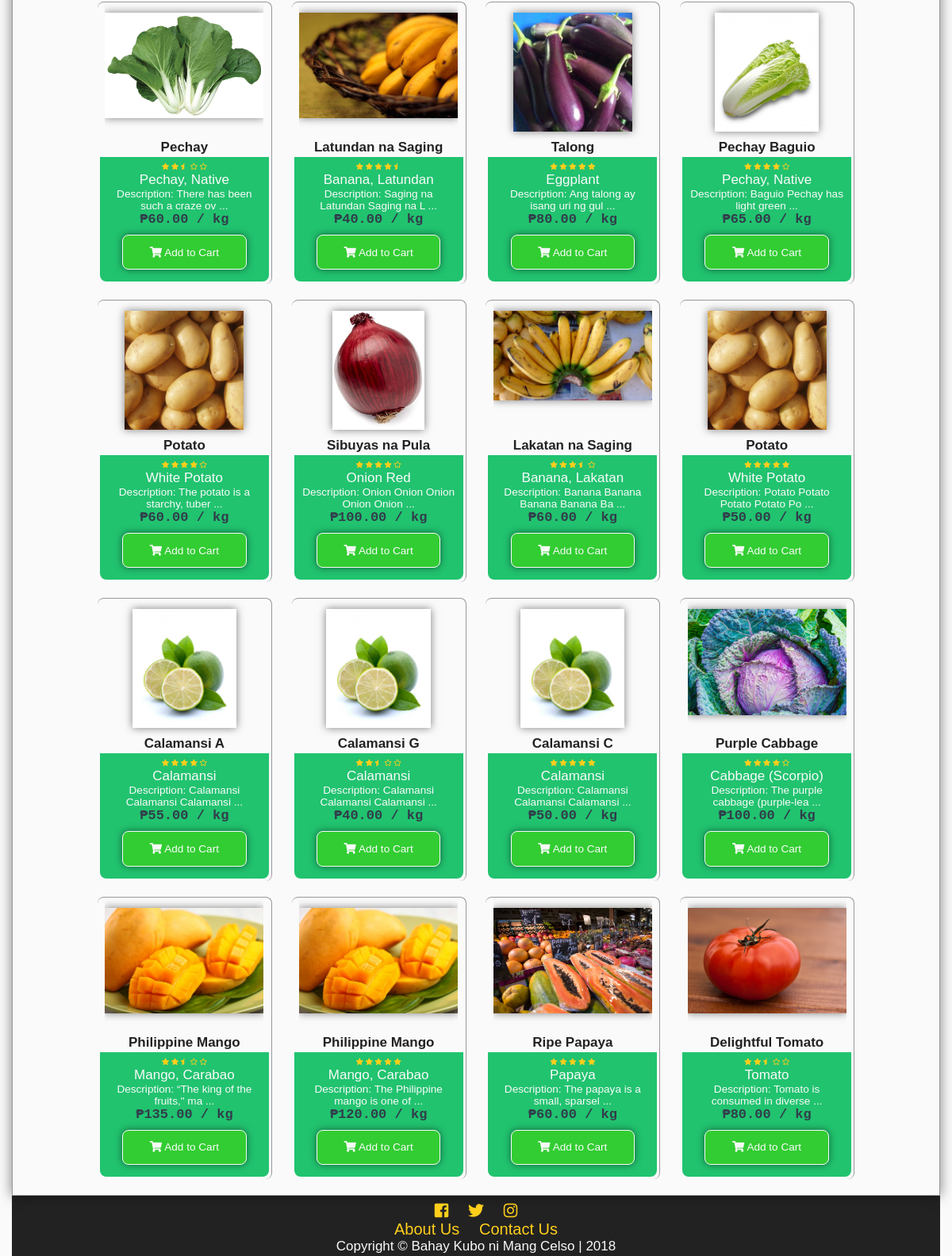
Before: / (lower part) with the older database file.
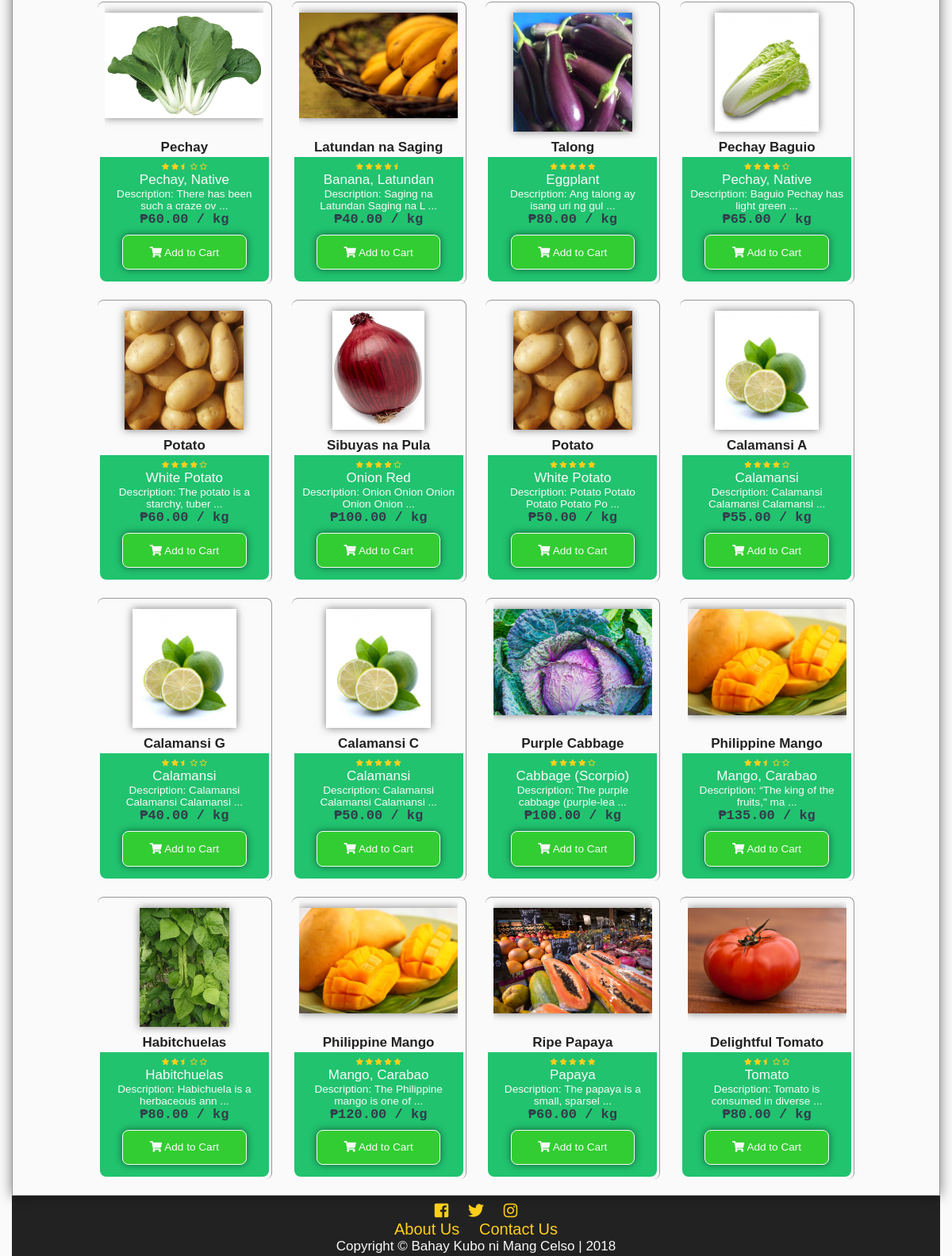
After: the same page with the newer database file.
### tables this page shows
CREATE TABLE `tblproduct` (
  `productid` int(11) NOT NULL,
  `categoryid` int(11) NOT NULL,
  `productname` varchar(100) NOT NULL,
  `description` mediumtext NOT NULL,
  `farmid` int(11) NOT NULL,
  `userid` int(11) NOT NULL,
  `dateposted` datetime DEFAULT NULL,
  `price` decimal(10,2) NOT NULL,
  `img` varchar(200) NOT NULL,
  `view` int(11) NOT NULL,
  `rating` decimal(10,2) NOT NULL,
  `is_approved` tinyint(1) NOT NULL,
  `is_available` int(11) NOT NULL
);

CREATE TABLE `tblcategory` (
  `categoryid` int(11) NOT NULL,
  `category` varchar(100) NOT NULL,
  `status` int(11) NOT NULL,
  `low` decimal(10,2) NOT NULL,
  `high` decimal(10,2) NOT NULL,
  `prevailing` decimal(10,2) NOT NULL
);

### index.php (the view, shortened to what this page needs)
<?php
	include'functions.php';
	require_once'connection.php';
?>
<!DOCTYPE html>
<html lang="en">
<head>
  	<link rel="stylesheet" href="css/style.css">
  	<link rel="stylesheet" href="css/fontawesome-all.css">
</head>
<body onscroll="scrollOpacity()">
	<div class="main-container">
		<div class="main-content">
			<div class="main-content-grid">
				<div class="content-body">
<?php
$sql = "SELECT productid,category, productname, description, farmname, username, dateposted, price, img, rating FROM tblproduct as t1
LEFT JOIN tblcategory as t2
	ON t1.categoryid = t2.categoryid
LEFT JOIN tbluser as t3
	ON t1.userid = t3.userid
LEFT JOIN tblfarm as t4
	ON t1.farmid = t4.farmid
WHERE is_approved = 1 AND is_available = 1
ORDER BY dateposted DESC
LIMIT 16";
$result = $conn->query($sql);
while($row = $result->fetch_object()){
	$id = $row->productid;
	$category = $row->category;
	$product = $row->productname;
	$desc = $row->description;
	$price = $row->price;
	$img = $row->img;
	$rating = $row->rating;
	echo'
	<div class="product">
	<a href="product.php?id='.$id.'">
	<div class="product-img-wrap">
		<img src="'.$img.'" alt="Product Image">
	</div>
	<p class="product-title">'.$product.'</p>
	</a>
	<div class="product-content">
	<a href="product.php?id='.$id.'">
	<p>';
	starsystem($rating);
	echo'
	</p>
	<p class="product-category">'.$category.'</p>
	<p class="product-desc">Description: '.substr($desc,0,30).' ...</p>
	</a>
	<p class="product-price">₱'.number_format($price,2).' / kg</p>
	<div class="add-to-cart" value="'.$id.'" onclick="addThistoCart(this)"><i class="fas fa-shopping-cart"></i> Add to Cart</div>
	</div>
	</div>';
}
?>
				</div>
		</div>
		<?php
			addfooter();
		?>
	</div>
</body>
</html>

### functions.php (shortened to what this page needs)
<?php
function addfooter(){
	echo'<footer id="main-footer">
			<div class="container">
				<a target="_blank" title="Like us on Facebook" href="https://www.facebook.com/BahayKuboniMangCelso/?ref=page_internal"><i class="fab fa-facebook-square"></i></a>
				<a target="_blank" title="Follow us on Twitter" href="https://twitter.com/"><i class="fab fa-twitter"></i></a>
				<a target="_blank" title="Follow us on Instagram" href="https://www.instagram.com/?hl=ens"><i class="fab fa-instagram"></i></a>
				<p><a href="about.php">About Us</a>
				<a href="contact.php">Contact Us</a>
				</p>
				<p>Copyright &copy; <span id="company">Bahay Kubo ni Mang Celso</span> | 2018</p>
			</div>
		</footer>';
}
function starsystem($percent){
	echo'<div class="star-system" title="'.$percent.'% rating">';
	if($percent>=98){
	echo'
		<i class="fas fa-star"></i>
		<i class="fas fa-star"></i>
		<i class="fas fa-star"></i>
		<i class="fas fa-star"></i>
		<i class="fas fa-star"></i>
	';
	}else if($percent>=85 & $percent<98){
	echo'
		<i class="fas fa-star"></i>
		<i class="fas fa-star"></i>
		<i class="fas fa-star"></i>
		<i class="fas fa-star"></i>
		<i class="fas fa-star-half"></i>
	';
	}else if($percent>=75 & $percent<85){
	echo'
		<i class="fas fa-star"></i>
		<i class="fas fa-star"></i>
		<i class="fas fa-star"></i>
		<i class="fas fa-star"></i>
		<i class="far fa-star"></i>
	';
	}else if($percent>=65 & $percent<75){
	echo'
		<i class="fas fa-star"></i>
		<i class="fas fa-star"></i>
		<i class="fas fa-star"></i>
		<i class="fas fa-star-half"></i>
		<i class="far fa-star"></i>
	';
	}else if($percent>=45 & $percent<55){
	echo'
		<i class="fas fa-star"></i>
		<i class="fas fa-star"></i>
		<i class="fas fa-star-half"></i>
		<i class="far fa-star"></i>
		<i class="far fa-star"></i>
	';
	}else if($percent>=35 & $percent<45){
	echo'
		<i class="fas fa-star"></i>
		<i class="fas fa-star"></i>
		<i class="far fa-star"></i>
		<i class="far fa-star"></i>
		<i class="far fa-star"></i>
	';
	}else if($percent>=25 & $percent<35){
	echo'
		<i class="fas fa-star"></i>
		<i class="fas fa-star-half"></i>
		<i class="far fa-star"></i>
		<i class="far fa-star"></i>
		<i class="far fa-star"></i>
	';
	}else if($percent>=15 & $percent<25){
	echo'
		<i class="fas fa-star"></i>
		<i class="far fa-star"></i>
		<i class="far fa-star"></i>
		<i class="far fa-star"></i>
		<i class="far fa-star"></i>
	';
	}else if($percent>=4 & $percent<15){
	echo'
		<i class="fas fa-star-half"></i>
		<i class="far fa-star"></i>
		<i class="far fa-star"></i>
		<i class="far fa-star"></i>
		<i class="far fa-star"></i>
	';
	}else if($percent<4){
	echo'
		<i class="far fa-star"></i>
		<i class="far fa-star"></i>
		<i class="far fa-star"></i>
		<i class="far fa-star"></i>
		<i class="far fa-star"></i>
	';
	}
	echo'</div>';
}

Changed rows visible on the page:
no longer on this page (row edited): tblproduct: img (picture), productname "Lakatan na Saging", rating 70 (drawn), categoryid.category "Banana, Lakatan", description "Banana Banana Banana Banana Ba", price "60.00", $id 13 (drawn)
now on this page (row edited): tblproduct: img (picture), productname "Habitchuelas", rating 50 (drawn), categoryid.category "Habitchuelas", description "Habichuela is a herbaceous ann", price "80.00", $id 6 (drawn)
